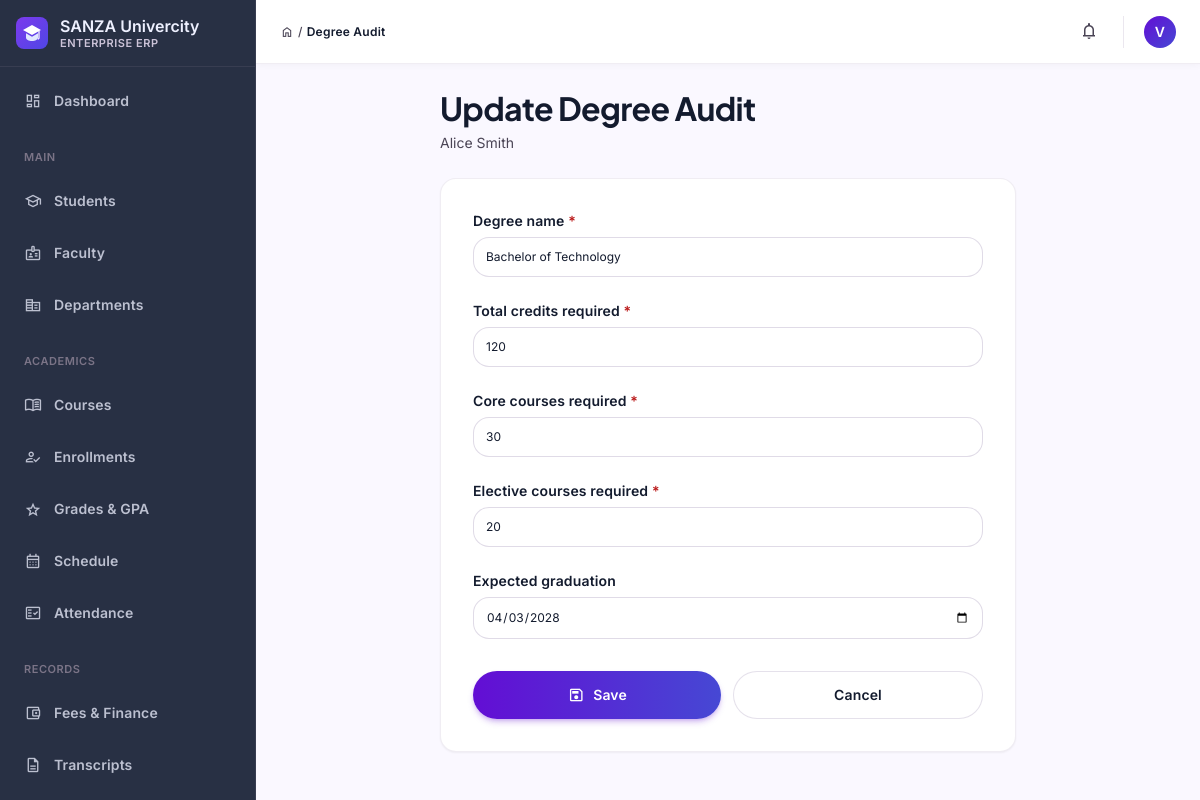
/students/degree-audits/update/3/ (signed in), run on the app's committed database.
### students/models.py (models this page shows, shortened)
class User(AbstractUser):
    ROLE_CHOICES = (
        ('admin', 'Administrator'),
        ('faculty', 'Faculty/Instructor'),
        ('student', 'Student'),
    )
    role = models.CharField(max_length=20, choices=ROLE_CHOICES, default='student')
    phone = models.CharField(max_length=20, blank=True, null=True)
    department = models.CharField(max_length=100, blank=True, null=True)
    enrollment_year = models.IntegerField(blank=True, null=True)
    class Meta:
        ordering = ['-date_joined']

class Student(models.Model):
    DEPARTMENT_CHOICES = (
        ('cse', 'Computer Science & Engineering'),
        ('ece', 'Electronics & Communication'),
        ('me', 'Mechanical Engineering'),
        ('ce', 'Civil Engineering'),
        ('eee', 'Electrical & Electronics'),
        ('it', 'Information Technology'),
    )
    user = models.OneToOneField(User, on_delete=models.CASCADE, related_name='student_profile', blank=True, null=True)
    name = models.CharField(max_length=120)
    roll_number = models.CharField(max_length=60, unique=True)
    email = models.EmailField(max_length=254)
    phone = models.CharField(max_length=20)
    department = models.CharField(max_length=100, choices=DEPARTMENT_CHOICES)
    date_of_birth = models.DateField()
    enrollment_year = models.IntegerField(blank=True, null=True, default=2024)
    created_at = models.DateTimeField(auto_now_add=True)
    class Meta:
        ordering = ['-created_at']

class DegreeAudit(models.Model):
    STATUS_CHOICES = [
        ('completed', 'Completed'),
        ('in_progress', 'In Progress'),
        ('not_started', 'Not Started'),
    ]
    student = models.OneToOneField(Student, on_delete=models.CASCADE, related_name='degree_audit')
    degree_name = models.CharField(max_length=100, default='Bachelor of Technology')
    total_credits_required = models.IntegerField(default=120)
    core_courses_required = models.IntegerField(default=30)
    elective_courses_required = models.IntegerField(default=20)
    core_courses_completed = models.IntegerField(default=0, editable=False)
    elective_courses_completed = models.IntegerField(default=0, editable=False)
    total_credits_earned = models.IntegerField(default=0, editable=False)
    overall_progress = models.IntegerField(default=0, editable=False, help_text="Progress percentage")
    expected_graduation = models.DateField(null=True, blank=True)
    audit_status = models.CharField(max_length=20, choices=STATUS_CHOICES, default='in_progress')
    created_at = models.DateTimeField(auto_now_add=True)
    updated_at = models.DateTimeField(auto_now=True)
    class Meta:
        verbose_name_plural = "Degree Audits"

### students/views.py (the view)
# urls.py: path('degree-audits/update/<int:audit_id>/', views.degree_audit_update, name='degree_audit_update'),
@login_required(login_url='login')
@admin_only
def degree_audit_update(request, audit_id):
    audit = get_object_or_404(DegreeAudit, pk=audit_id)
    form = DegreeAuditForm(request.POST or None, instance=audit)
    if form.is_valid():
        form.save()
        audit.update_progress()
        messages.success(request, 'Degree audit updated successfully!')
        return redirect('degree_audit_detail', student_id=audit.student.id)
    context = {
        'form': form,
        'audit': audit,
        'title': 'Update Degree Audit',
        'student': audit.student
    }
    return render(request, 'students/degree_audit_form.html', context)

### students/context_processors.py (called while the page is built)
def nav_context(request):
    unread_notifications = 0
    user = getattr(request, 'user', None)
    if user is not None and user.is_authenticated:
        unread_notifications = Notification.objects.filter(
            recipient=user, is_read=False
        ).count()
    return {
        'nav_unread_notifications': unread_notifications,
    }

### students/views.py (called while the page is built)
def admin_only(func):
    @wraps(func)
    def wrapper(request, *args, **kwargs):
        if not request.user.is_authenticated or not (request.user.is_staff or request.user.is_superuser):
            messages.error(request, 'You do not have permission to access this page.')
            return redirect('login')
        return func(request, *args, **kwargs)
    return wrapper

### students/templates/students/degree_audit_form.html (shortened to what this page needs)
{% extends "base.html" %}
{% block breadcrumb %}Degree Audit{% endblock %}
{% block content %}
<div class="max-w-xl mx-auto">
  <div class="mb-space-lg">
    <h1 class="font-headline-lg text-headline-lg text-on-surface">{{ title }}</h1>
    <p class="font-body-md text-body-md text-on-surface-variant mt-1">{{ student.name }}</p>
  </div>
  <div class="bg-surface-container-lowest rounded-2xl border border-outline-variant/30 shadow-sm p-8">
    <form method="post" class="flex flex-col gap-space-lg">
      {% include "partials/_form_fields.html" %}
      <div class="flex flex-col sm:flex-row gap-space-sm mt-2">
        <button type="submit" class="flex-1 inline-flex items-center justify-center gap-2 px-4 py-2.5 rounded-xl bg-gradient-to-r from-primary to-secondary text-on-primary font-label-lg text-label-lg shadow-md shadow-primary/25 hover:opacity-90 transition-all">
          <span class="material-symbols-outlined text-lg">save</span> Save
        </button>
        <a href="{% url 'degree_audit_detail' student.id %}" class="flex-1 inline-flex items-center justify-center gap-2 px-4 py-2.5 rounded-xl bg-surface-container-lowest border border-outline-variant/50 text-on-surface font-label-lg text-label-lg hover:bg-surface-container-low transition-all">Cancel</a>
      </div>
    </form>
  </div>
</div>
{% endblock %}

### students/templates/base.html (shortened to what this page needs)
{% load static %}<!DOCTYPE html>
<html lang="en">
<head>
{% include "partials/_design_tokens.html" %}
</head>
<body class="bg-surface font-body-md text-on-surface antialiased">
<aside id="sidebar" class="fixed left-0 top-0 h-full w-64 bg-inverse-surface border-r border-outline/20 z-50 flex flex-col justify-between overflow-y-auto -translate-x-full lg:translate-x-0 transition-transform duration-200">
  <div class="flex flex-col">
    <div class="flex items-center gap-space-sm px-space-md py-space-md border-b border-outline/20">
      <div class="flex flex-col min-w-0">
        <span class="font-title-md text-title-md text-inverse-on-surface leading-tight truncate">SANZA Univercity</span>
        <span class="font-label-sm text-label-sm text-outline-variant uppercase tracking-wider">Enterprise ERP</span>
      </div>
    </div>
    <nav class="px-space-sm py-space-sm flex flex-col gap-space-xs">
      {% url 'dashboard' as dash_url %}
      <a href="{{ dash_url }}" class="flex items-center gap-space-sm px-space-sm py-2 rounded-xl transition-all {% if request.resolver_match.url_name in 'dashboard,admin_dashboard,faculty_dashboard,student_portal' %}nav-active{% else %}text-inverse-on-surface/75 hover:bg-surface-container-highest/10 hover:text-inverse-on-surface{% endif %}">
        <span class="material-symbols-outlined text-lg">dashboard</span><span class="font-label-lg text-label-lg">Dashboard</span>
      </a>
      {% if user.is_staff or user.is_superuser %}
      <div class="px-space-sm pt-space-sm pb-1"><span class="font-label-sm text-label-sm text-outline uppercase tracking-wider">Main</span></div>
      <a href="{% url 'student_list' %}" class="flex items-center gap-space-sm px-space-sm py-2 rounded-xl transition-all {% if request.resolver_match.url_name == 'student_list' %}nav-active{% else %}text-inverse-on-surface/75 hover:bg-surface-container-highest/10 hover:text-inverse-on-surface{% endif %}"><span class="material-symbols-outlined text-lg">school</span><span class="font-label-lg text-label-lg">Students</span></a>
      <a href="{% url 'faculty_reports_dashboard' %}" class="flex items-center gap-space-sm px-space-sm py-2 rounded-xl transition-all {% if request.resolver_match.url_name in 'faculty_reports_dashboard,faculty_analytics,faculty_performance_compare' %}nav-active{% else %}text-inverse-on-surface/75 hover:bg-surface-container-highest/10 hover:text-inverse-on-surface{% endif %}"><span class="material-symbols-outlined text-lg">badge</span><span class="font-label-lg text-label-lg">Faculty</span></a>
      <a href="{% url 'department_list' %}" class="flex items-center gap-space-sm px-space-sm py-2 rounded-xl transition-all {% if request.resolver_match.url_name == 'department_list' %}nav-active{% else %}text-inverse-on-surface/75 hover:bg-surface-container-highest/10 hover:text-inverse-on-surface{% endif %}"><span class="material-symbols-outlined text-lg">corporate_fare</span><span class="font-label-lg text-label-lg">Departments</span></a>
      {% endif %}
      <div class="px-space-sm pt-space-sm pb-1"><span class="font-label-sm text-label-sm text-outline uppercase tracking-wider">Academics</span></div>
      <a href="{% url 'course_list' %}" class="flex items-center gap-space-sm px-space-sm py-2 rounded-xl transition-all {% if request.resolver_match.url_name in 'course_list,course_analytics' %}nav-active{% else %}text-inverse-on-surface/75 hover:bg-surface-container-highest/10 hover:text-inverse-on-surface{% endif %}"><span class="material-symbols-outlined text-lg">menu_book</span><span class="font-label-lg text-label-lg">Courses</span></a>
      {% if user.is_staff or user.is_superuser %}
      <a href="{% url 'enrollment_list' %}" class="flex items-center gap-space-sm px-space-sm py-2 rounded-xl transition-all {% if request.resolver_match.url_name == 'enrollment_list' %}nav-active{% else %}text-inverse-on-surface/75 hover:bg-surface-container-highest/10 hover:text-inverse-on-surface{% endif %}"><span class="material-symbols-outlined text-lg">how_to_reg</span><span class="font-label-lg text-label-lg">Enrollments</span></a>
      {% endif %}
      <a href="{% url 'grade_list' %}" class="flex items-center gap-space-sm px-space-sm py-2 rounded-xl transition-all {% if request.resolver_match.url_name == 'grade_list' %}nav-active{% else %}text-inverse-on-surface/75 hover:bg-surface-container-highest/10 hover:text-inverse-on-surface{% endif %}"><span class="material-symbols-outlined text-lg">grade</span><span class="font-label-lg text-label-lg">Grades &amp; GPA</span></a>
      <a href="{% url 'schedule_dashboard' %}" class="flex items-center gap-space-sm px-space-sm py-2 rounded-xl transition-all {% if request.resolver_match.url_name == 'schedule_dashboard' %}nav-active{% else %}text-inverse-on-surface/75 hover:bg-surface-container-highest/10 hover:text-inverse-on-surface{% endif %}"><span class="material-symbols-outlined text-lg">calendar_month</span><span class="font-label-lg text-label-lg">Schedule</span></a>
      <a href="{% url 'attendance_list' %}" class="flex items-center gap-space-sm px-space-sm py-2 rounded-xl transition-all {% if request.resolver_match.url_name in 'attendance_list,attendance_record,attendance_update' %}nav-active{% else %}text-inverse-on-surface/75 hover:bg-surface-container-highest/10 hover:text-inverse-on-surface{% endif %}"><span class="material-symbols-outlined text-lg">fact_check</span><span class="font-label-lg text-label-lg">Attendance</span></a>
      <div class="px-space-sm pt-space-sm pb-1"><span class="font-label-sm text-label-sm text-outline uppercase tracking-wider">Records</span></div>
      <a href="{% url 'fee_list' %}" class="flex items-center gap-space-sm px-space-sm py-2 rounded-xl transition-all {% if request.resolver_match.url_name == 'fee_list' %}nav-active{% else %}text-inverse-on-surface/75 hover:bg-surface-container-highest/10 hover:text-inverse-on-surface{% endif %}"><span class="material-symbols-outlined text-lg">account_balance_wallet</span><span class="font-label-lg text-label-lg">Fees &amp; Finance</span></a>
      <a href="{% url 'transcript_list' %}" class="flex items-center gap-space-sm px-space-sm py-2 rounded-xl transition-all {% if request.resolver_match.url_name in 'transcript_list,transcript_detail' %}nav-active{% else %}text-inverse-on-surface/75 hover:bg-surface-container-highest/10 hover:text-inverse-on-surface{% endif %}"><span class="material-symbols-outlined text-lg">description</span><span class="font-label-lg text-label-lg">Transcripts</span></a>
      <a href="{% url 'degree_audit_list' %}" class="flex items-center gap-space-sm px-space-sm py-2 rounded-xl transition-all {% if request.resolver_match.url_name in 'degree_audit_list,degree_audit_detail' %}nav-active{% else %}text-inverse-on-surface/75 hover:bg-surface-container-highest/10 hover:text-inverse-on-surface{% endif %}"><span class="material-symbols-outlined text-lg">checklist</span><span class="font-label-lg text-label-lg">Degree Audit</span></a>
    </nav>
  </div>
</aside>
<div class="lg:pl-64">
  <header class="sticky top-0 h-16 bg-surface-container-lowest border-b border-outline-variant/30 shadow-[0_1px_8px_rgba(0,0,0,0.04)] z-30 flex items-center justify-between px-space-md lg:px-space-lg gap-space-sm">
    <div class="flex items-center gap-space-md flex-1 min-w-0">
      <div class="hidden sm:flex items-center gap-1 text-on-surface-variant font-label-md text-label-md flex-shrink-0">
        <span class="material-symbols-outlined text-sm">home</span><span>/</span>
        <span class="text-on-surface font-semibold">{% block breadcrumb %}Console{% endblock %}</span>
      </div>
    </div>
    <div class="flex items-center gap-space-sm flex-shrink-0">
      {% if user.is_authenticated %}
      <a href="{% url 'notification_list' %}" aria-label="Notifications" class="relative p-2 rounded-lg text-on-surface-variant hover:bg-surface-container-low transition-colors">
        <span class="material-symbols-outlined text-xl">notifications</span>
      </a>
      <div class="flex items-center gap-space-sm pl-1">
        <div class="w-8 h-8 rounded-full bg-gradient-to-br from-primary to-secondary flex items-center justify-center text-on-primary font-label-lg text-label-lg flex-shrink-0">
          {{ user.get_full_name|default:user.username|slice:":1"|upper }}
        </div>
      </div>
      {% else %}
      <a href="{% url 'login' %}" class="px-4 py-2 rounded-xl bg-gradient-to-r from-primary to-secondary text-on-primary font-label-lg text-label-lg">Sign in</a>
      {% endif %}
    </div>
  </header>
  <main class="w-full px-space-md lg:px-space-lg py-space-lg bg-surface-bright min-h-[calc(100vh-4rem)]">
    {% block content %}{% endblock %}
  </main>
</div>
</body>
</html>

### students/templates/partials/_form_fields.html (shortened to what this page needs)
{% for field in form %}
  {% if field.field.widget.input_type == 'checkbox' %}
  <div class="flex items-center gap-2">
    {{ field }}
    <label for="{{ field.id_for_label }}" class="font-label-lg text-label-lg text-on-surface">{{ field.label }}</label>
  </div>
  {% else %}
  <div>
    <label for="{{ field.id_for_label }}" class="block font-label-lg text-label-lg text-on-surface mb-1.5">
      {{ field.label }}{% if field.field.required %} <span class="text-error">*</span>{% endif %}
    </label>
    {{ field }}
  </div>
  {% endif %}
{% endfor %}

### data on the page
User: get_full_name "V"
Student: name "Alice Smith"
DegreeAudit: form "Bachelor of Technology" "120" "30" "20" "04/03/2028"

### other printed values
{{ title }} "Update Degree Audit"
{{ field.label }} "Degree name" "Total credits required" "Core courses required" "Elective courses required" "Expected graduation"
